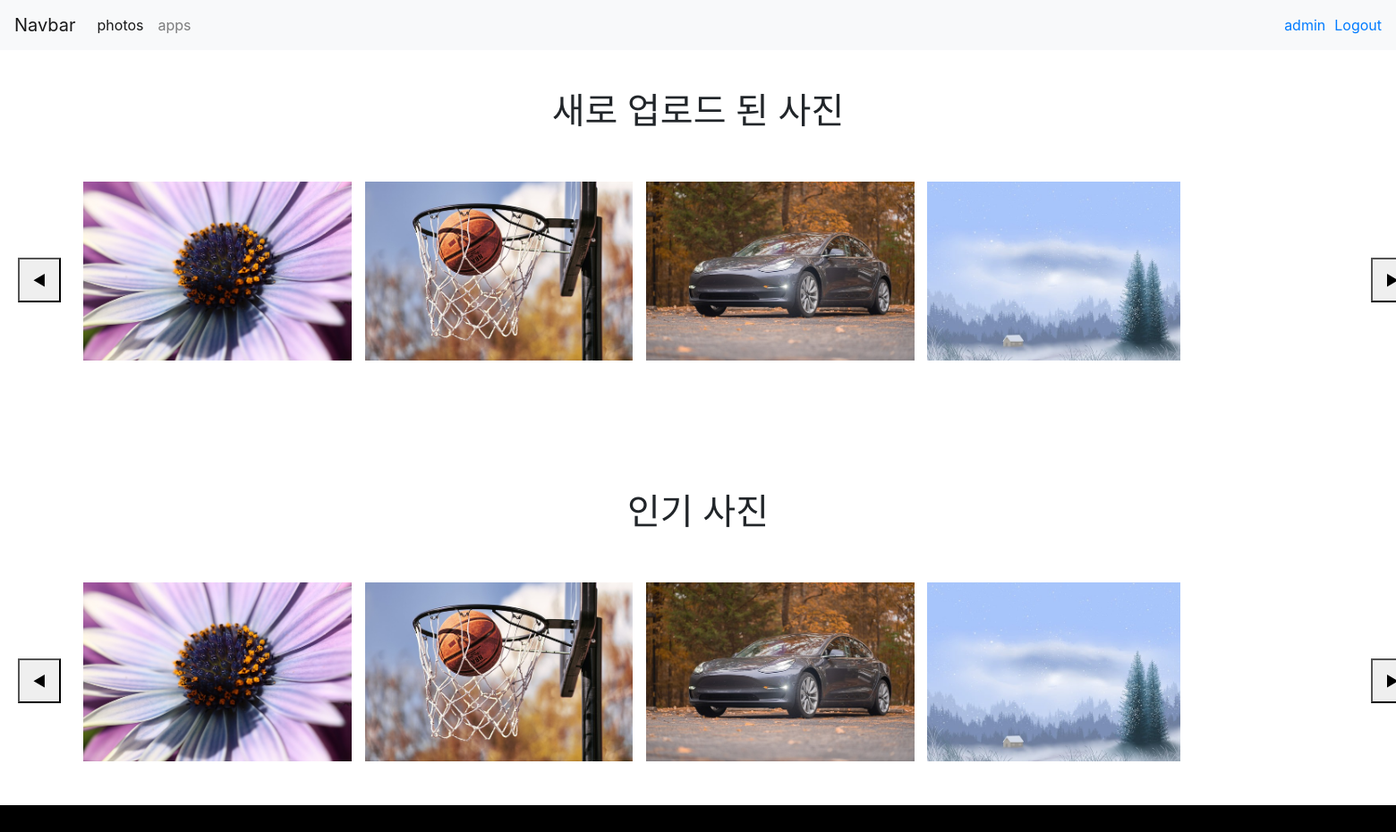
/photos/second_index (signed in), run on the app's committed database.
### accounts/models.py (models this page shows)
class User(AbstractUser):
    profile_name = models.CharField(max_length=100)
    profile_image = models.ImageField(upload_to="image/profile_image", blank=True )
    def __del__(self):
        user_dir_path = "./media/userfiles/"+self.username+"/"
        print(user_dir_path)
        if os.path.exists(user_dir_path):
            print('exist')
            os.remove(user_dir_path)
            os.rmdir(user_dir_path)
        else :
            print('없음')

### photos/models.py (models this page shows, shortened)
class photo(models.Model):
    title = models.TextField(max_length=40, null=True)
    imgfile = models.ImageField(null=True, upload_to="", blank=True)
    content = models.TextField()
    like_users = models.ManyToManyField(settings.AUTH_USER_MODEL, related_name='like_photos')
    created_at = models.DateTimeField(auto_now_add=True)
    updated_at = models.DateTimeField(auto_now=True)
    views = models.IntegerField(default=0)

### photos/views.py (the view)
# urls.py: path('second_index', views.second_index,name="second_index"),
def second_index(request):
    images = photo.objects.all()
    context = {
            'A': 'A',
            'images' : images
    }
    return render(request, 'photos/display_image.html', context)

### templates/photos/display_image.html (shortened to what this page needs)
{% extends 'base.html' %}
{% block content %}
<h1 style="margin-top:100px;">새로 업로드 된 사진</h1>
<div style="display: flex; width: 1600px; margin: 0 auto; margin-top: 20px;">
    <button onclick="RightNew()" style="height: 50px; width: 50px; margin: 20px; margin-top: 120px;" >◀</button>
    <div id="new-image-display" style="height: 250px; width: 1500px; margin-top: 30px;  overflow: auto;  white-space: nowrap; margin-left: auto; margin-right: auto;" >
        {% for i in images %}
        <img src="{{ i.imgfile.url }}" alt="" style="height: 200px; margin: 5px">
        {% endfor %}
    </div>
    <button onclick="LeftNew()" style="height: 50px; width: 50px; margin: 20px; margin-top: 120px;" >▶</button>
</div>
<h1 style="margin-top:100px;">인기 사진</h1>
<div style="display: flex; width: 1600px; margin: 0 auto; margin-top: 20px;">
    <button onclick="RightHot()" style="height: 50px; width: 50px; margin: 20px; margin-top: 120px;" >◀</button>
    <div id="hot-image-display" style="height: 250px; width: 1500px; margin-top: 30px;  overflow: auto;  white-space: nowrap; margin-left: auto; margin-right: auto;" >
        {% for i in images %}
        <img src="{{ i.imgfile.url }}" alt="" style="height: 200px; margin: 5px">
        {% endfor %}
    </div>
    <button onclick="LeftHot()" style="height: 50px; width: 50px; margin: 20px; margin-top: 120px;" >▶</button>
</div>
{% endblock %}

### templates/base.html (shortened to what this page needs)
{% load static %}
<!DOCTYPE html>
<html lang="en">
<head>
    <link rel="stylesheet" href="{% static 'css/style.css' %}" type="text/css"/>
    <link rel="stylesheet" href="https://cdn.jsdelivr.net/npm/bootstrap@4.5.3/dist/css/bootstrap.min.css">
</head>
<body>
    <header>
        <nav class="navbar navbar-expand-lg navbar-light bg-light">
            <a class="navbar-brand" href="{% url 'photos:index' %}">Navbar</a>
            <div class="collapse navbar-collapse" id="navbarSupportedContent">
                <ul class="navbar-nav mr-auto">
                    <li class="nav-item active">
                        <a class="nav-link" href="{% url 'photos:index' %}">photos <span class="sr-only">(current)</span></a>
                    </li>
                    <li class="nav-item">
                        <a class="nav-link" href="{% url 'apps:index' %}">apps</a>
                    </li>
                </ul>
                {% if user.is_authenticated %}
                    <a href="{% url 'accounts:profile' user.username  %}">
                        <div style="margin:6px; margin-right: 10px;" >{{ user.username }}</div>
                    </a>
                    <a href="{% url 'accounts:logout' %}">Logout</a>
                {% else %}
                    <a href="{% url 'accounts:login' %}"><div style="margin:6px; margin-right: 10px;">Login</div></a>
                    <a href="{% url 'accounts:signup' %}">Signup</a>
                {% endif %}
            </div>
        </nav>
    </header>
    <main style="margin-top: 60px; " >
        {% block content %}
        {% endblock %}
    </main>
    <footer>
    </footer>
</body>
</html>

### static/css/style.css (style rules this page uses)
header { position: fixed; top: 0; left: 0; right: 0; }
h1 { text-align: center; }
main { min-height: 800px; }
footer { height: 30px; background-color: black; }
body { flex-direction: column; justify-content: center; text-align: center; }

### templates/photos/display_image.html (style rules this page uses)
#new-image-display { -ms-overflow-style: none; }
#hot-image-display { -ms-overflow-style: none; }

### data on the page
User: username "admin"
photo: imgfile (picture)
photo: imgfile (picture)
photo: imgfile (picture)
photo: imgfile (picture)
